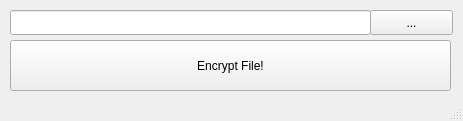
<?xml version="1.0" encoding="UTF-8"?>
<ui version="4.0">
 <class>MainWindow</class>
 <widget class="QMainWindow" name="MainWindow">
  <property name="geometry">
   <rect>
    <x>0</x>
    <y>0</y>
    <width>463</width>
    <height>121</height>
   </rect>
  </property>
  <property name="windowTitle">
   <string>MainWindow</string>
  </property>
  <widget class="QWidget" name="centralwidget">
   <widget class="QLineEdit" name="seleccion">
    <property name="geometry">
     <rect>
      <x>10</x>
      <y>10</y>
      <width>361</width>
      <height>25</height>
     </rect>
    </property>
   </widget>
   <widget class="QPushButton" name="seleccionar">
    <property name="geometry">
     <rect>
      <x>370</x>
      <y>10</y>
      <width>83</width>
      <height>25</height>
     </rect>
    </property>
    <property name="text">
     <string>...</string>
    </property>
   </widget>
   <widget class="QPushButton" name="encryptButton">
    <property name="geometry">
     <rect>
      <x>10</x>
      <y>40</y>
      <width>441</width>
      <height>51</height>
     </rect>
    </property>
    <property name="text">
     <string>Encrypt File!</string>
    </property>
   </widget>
  </widget>
  <widget class="QStatusBar" name="statusbar"/>
 </widget>
 <resources/>
 <connections/>
</ui>
